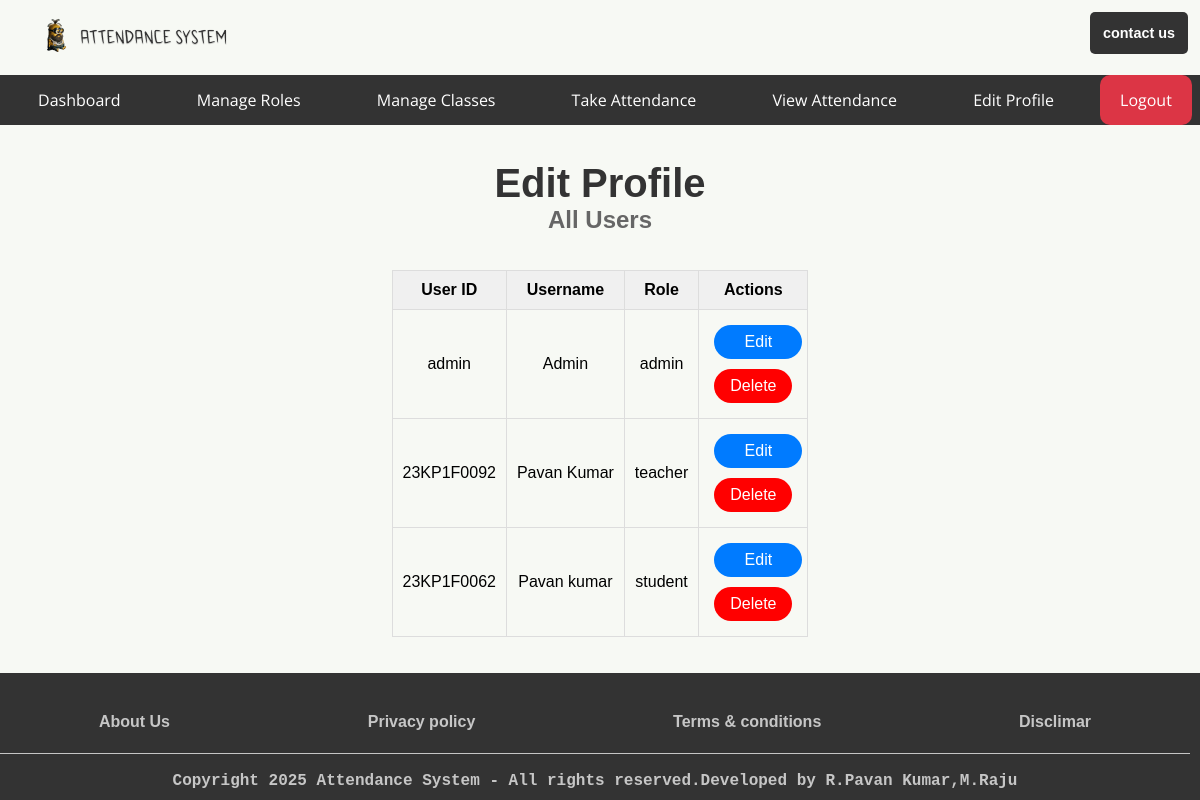
The page /admin/edit_profiles (signed in) on the database as committed earlier.
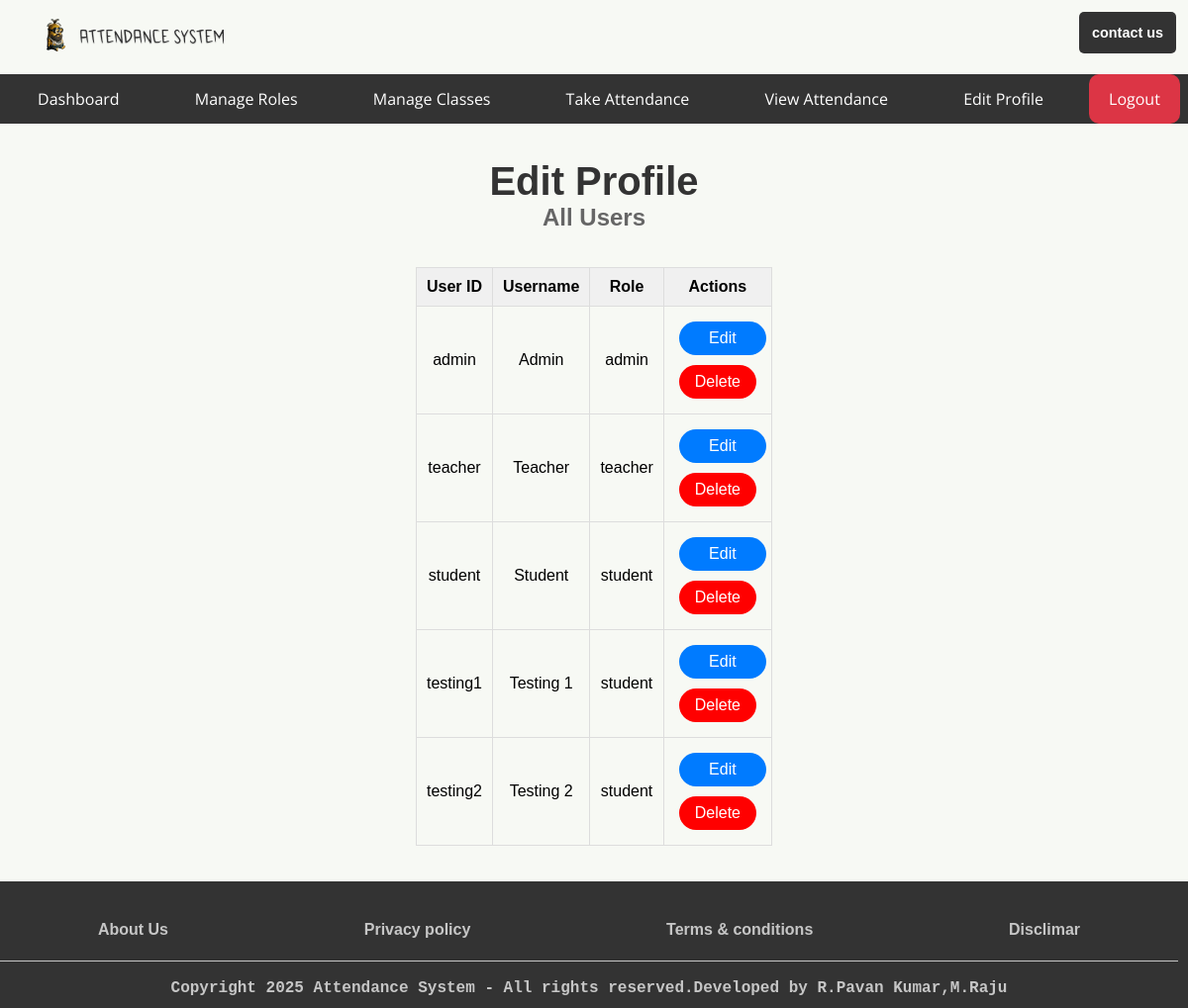
The same page on the database as committed later.
### app.py (models this page shows, shortened)
class User(db.Model):
    userid = db.Column(db.String(10), primary_key=True, unique=True, nullable=False)
    username = db.Column(db.String(150), nullable=False)
    password_hash = db.Column(db.String(150), nullable=False)
    role = db.Column(db.String(50), nullable=False)

### app.py (the view)
@app.route('/admin/edit_profiles', methods=['GET'])
@role_required('admin')
def edit_profiles():
    users = User.query.all()
    return render_template('auth/dashboards/admin/edit_profiles.html', users=users)

### app.py (called while the page is built)
def role_required(roles):
    if not isinstance(roles, list):
        roles = [roles]  # Ensure roles is a list
    def decorator(func):
        @wraps(func)
        def wrapper(*args, **kwargs):
            if 'username' not in session:
                return redirect(url_for('login'))
            user = User.query.filter_by(username=session['username']).first()
            if user.role not in roles:  # Check if the user's role is in the allowed roles list
                return redirect(url_for('index'))  # Redirect to the home page if unauthorized
            return func(*args, **kwargs)
        return wrapper
    return decorator

### templates/auth/dashboards/admin/edit_profiles.html (shortened to what this page needs)
{% extends 'base/base_admin.html' %}
{% block body %}
<main>
    <h1>Edit Profile </h2>
    <h2>All Users</h2><br/>
        <br/>
    <div style="overflow-x: auto; max-width: 100%;">
    <table>
        <tr>
            <th>User ID</th>
            <th>Username</th>
            <th>Role</th>
            <th>Actions</th>
        </tr>
        {% for user in users %}
        <tr>
            <td>{{ user.userid }}</td>
            <td>{{ user.username }}</td>
            <td>{{ user.role }}</td>
            <td>
                <a href="{{ url_for('update_profile', user_id=user.userid) }}">
                    <button id="update">Edit</button>
                </a>
                <div class="role-form">
                <form action="{{ url_for('delete_user', user_id=user.userid) }}" class="role-form" method="POST" style="display:inline;">
                    <button type="submit" class="delete" onclick="return confirm('Are you sure you want to delete this user?')">
                        Delete
                    </button>
                </form>
            </div>
            </td>
        </tr>
        {% endfor %}
    </table>
</div>
</main>
{% endblock %}

Rows that differ between the two databases and show on the page:
removed User: userid "23KP1F0092", username "Pavan Kumar", role "teacher"
removed User: userid "23KP1F0062", username "Pavan kumar", role "student"
added User: userid "teacher", username "Teacher", role "teacher"
added User: userid "student", username "Student", role "student"
added User: userid "testing1", username "Testing 1", role "student"
added User: userid "testing2", username "Testing 2", role "student"
